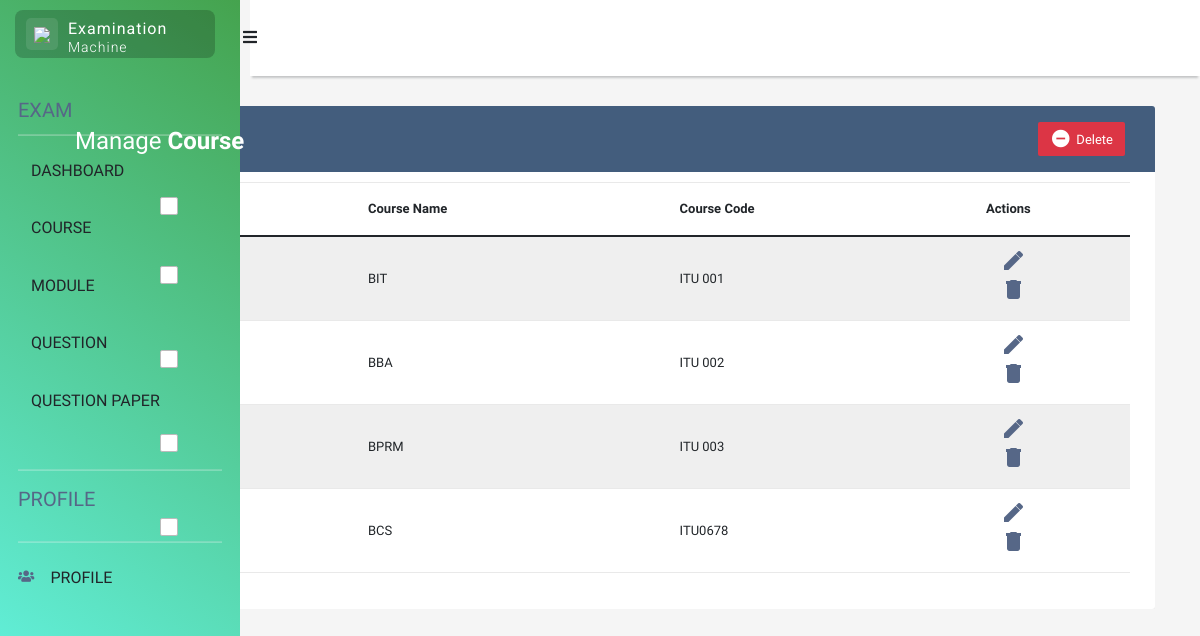
The app's page /coursedata/, older data.
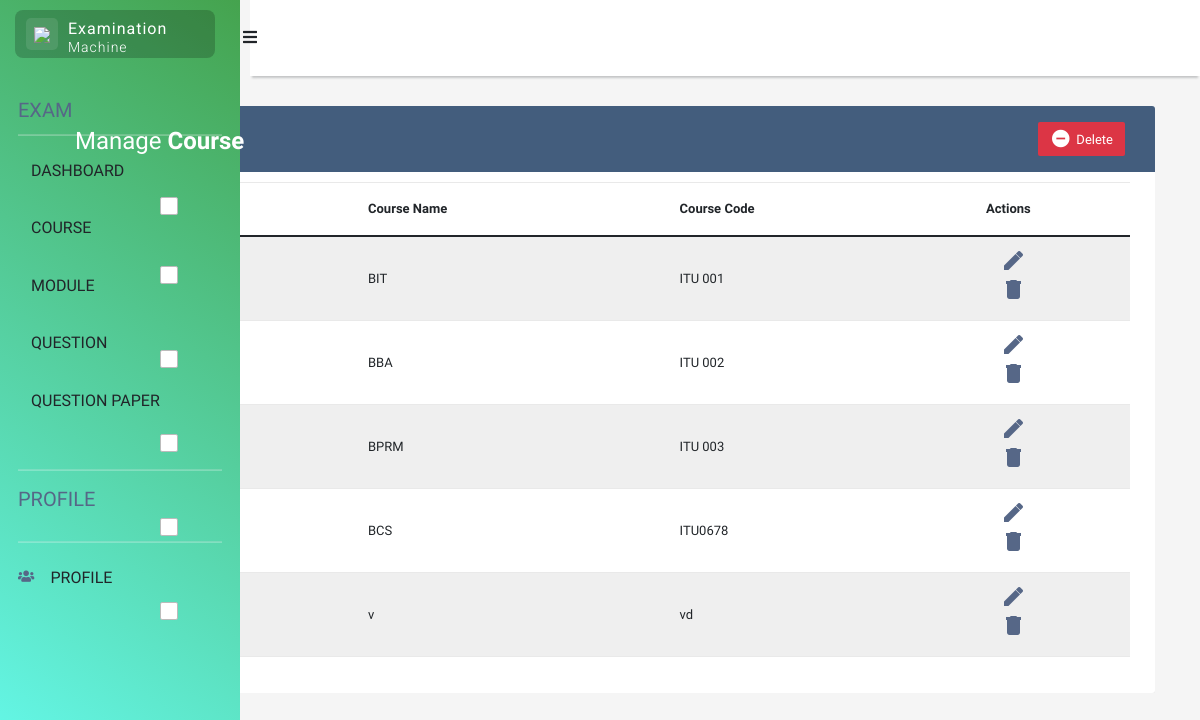
The same page, newer data.
### FYPAPP/models.py (models this page shows, shortened)
class Course(models.Model):
    courseName = models.CharField(max_length=30)
    courseCode = models.CharField(max_length=30)

### FYPAPP/views.py (the view)
# urls.py: path('coursedata/', views.course_manage, name='course_manage'),
def course_manage(request):
    context = {'course':  Course.objects.all()}
    return render(request, 'FYPAPP/course_manage.html', context)

### templates/FYPAPP/course_manage.html (shortened to what this page needs)
{% extends 'FYPAPP/home.html' %}
{% block content %}
<!DOCTYPE html>
<html lang="en">
<head>
<link rel="stylesheet" href="https://stackpath.bootstrapcdn.com/bootstrap/4.5.0/css/bootstrap.min.css">
<link rel="stylesheet" href="https://maxcdn.bootstrapcdn.com/font-awesome/4.7.0/css/font-awesome.min.css">
</head>
<body>
<div class="container-xl">
	<div class="table-responsive">
		<div class="table-wrapper">
			<div class="table-title">
				<div class="row">
					<div class="col-sm-6">
						<h2>Manage <b>Course</b></h2>
					</div>
					<div class="col-sm-6">
						<a href="#deleteCourseModal" class="btn btn-danger" data-toggle="modal"><i class="material-icons">&#xE15C;</i> <span>Delete</span></a>											</div>
				</div>
			</div>
			<table class="table table-striped table-hover">
				<thead>
					<tr>
						<th>
							<span class="custom-checkbox">
								<label for="selectAll"></label>
							</span>
						</th>
						<th>Course Name</th>
						<th>Course Code</th>
						<th>Actions</th>
					</tr>
				</thead>
				{% for c in course %}
				<tr>
					<td>
						<span class="custom-checkbox">
							<label for="selectAll"></label>
						</span>
					</td>
					<td>{{c.courseName}}</td>
					<td>{{c.courseCode}}</td>
					<td>
						<div class="container-fluid">
							<div class="row">
								<div class="col-6">
                                    <a href="{% url 'FYPAPP:update_course' c.id %}" class="material-icons" data-toggle="tooltip" title="Edit">&#xE254;</a>
								</div>
								<div class="col-6">
									<a href="{% url 'FYPAPP:delete_course' c.id %}" class="material-icons" data-toggle="tooltip" title="Delete"></a>
								</div>
							</div>
						</div>
					</td>
				</tr>
				{% endfor %}
			</table>
		</div>
	</div>
</div>
</body>
</html>
{% endblock content%}

Row changes from the older to the newer data that the page shows:
added Course: courseName "v", courseCode "vd"
